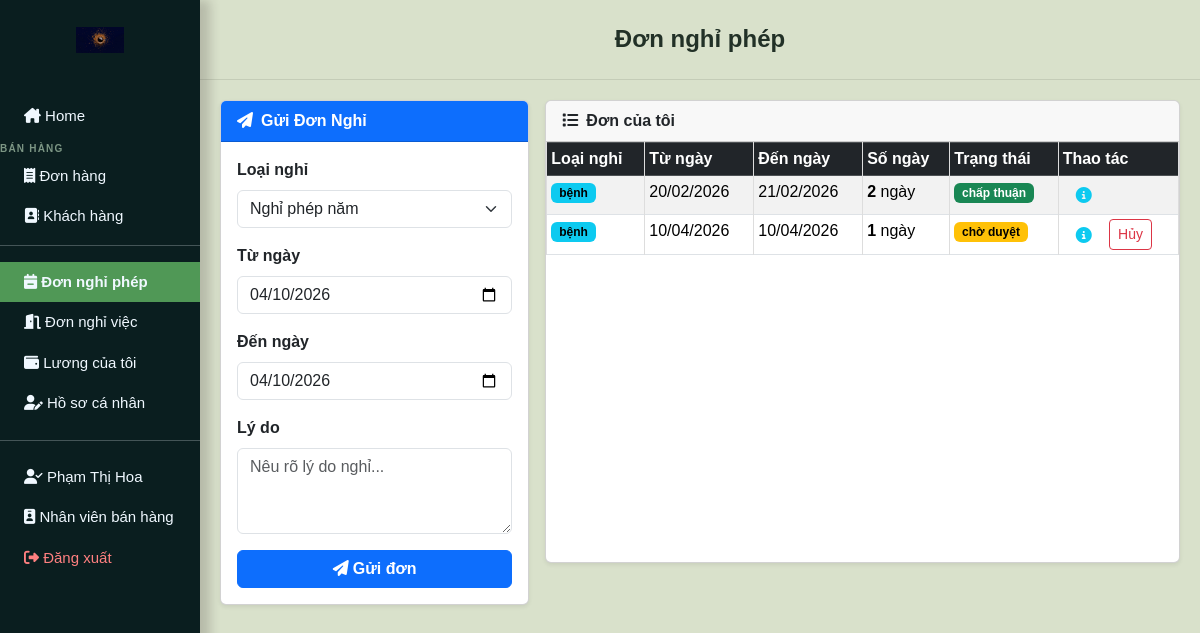
/user_page.php?donnghi (signed in), run on the app's committed database.
### tables this page shows
CREATE TABLE `accounts` (
  `account_id`  INT NOT NULL AUTO_INCREMENT,
  `full_name`   VARCHAR(150) NOT NULL,
  `email`       VARCHAR(150) NOT NULL,
  `password`    VARCHAR(255) NOT NULL,
  `role_id`     INT NOT NULL DEFAULT 3,
  `position_id` INT DEFAULT NULL,
  `phone`       VARCHAR(20) DEFAULT NULL,
  `address`     TEXT DEFAULT NULL,
  `birth_date`  DATE DEFAULT NULL,
  `gender`      ENUM('nam','nữ','khác') DEFAULT NULL,
  `avatar`      VARCHAR(255) DEFAULT NULL,
  `status`      ENUM('active','inactive') NOT NULL DEFAULT 'active',
  `hire_date`   DATE DEFAULT NULL,
  `created_at`  TIMESTAMP NULL DEFAULT CURRENT_TIMESTAMP,
  `updated_at`  TIMESTAMP NULL DEFAULT CURRENT_TIMESTAMP ON UPDATE CURRENT_TIMESTAMP,
  PRIMARY KEY (`account_id`),
  UNIQUE KEY `uniq_email` (`email`),
  KEY `fk_acc_role` (`role_id`),
  KEY `fk_acc_pos` (`position_id`),
  CONSTRAINT `fk_acc_role` FOREIGN KEY (`role_id`) REFERENCES `roles` (`id`),
  CONSTRAINT `fk_acc_pos`  FOREIGN KEY (`position_id`) REFERENCES `positions` (`position_id`)
);

CREATE TABLE `leave_requests` (
  `leave_request_id` INT NOT NULL AUTO_INCREMENT,
  `account_id`       INT NOT NULL,
  `from_date`        DATE NOT NULL,
  `to_date`          DATE NOT NULL,
  `leave_type`       ENUM('phép','bệnh','thai sản','không lương','khác') NOT NULL DEFAULT 'phép',
  `reason`           TEXT NOT NULL,
  `status`           ENUM('chờ duyệt','chấp thuận','từ chối','hủy') NOT NULL DEFAULT 'chờ duyệt',
  `approved_by`      INT DEFAULT NULL,
  `approved_at`      DATETIME DEFAULT NULL,
  `notes`            TEXT DEFAULT NULL,
  `created_at`       TIMESTAMP NULL DEFAULT CURRENT_TIMESTAMP,
  `updated_at`       TIMESTAMP NULL DEFAULT CURRENT_TIMESTAMP ON UPDATE CURRENT_TIMESTAMP,
  PRIMARY KEY (`leave_request_id`),
  KEY `fk_lr_acc` (`account_id`),
  KEY `fk_lr_appr` (`approved_by`),
  CONSTRAINT `fk_lr_acc`  FOREIGN KEY (`account_id`) REFERENCES `accounts`(`account_id`),
  CONSTRAINT `fk_lr_appr` FOREIGN KEY (`approved_by`) REFERENCES `accounts`(`account_id`)
);

### src/models/authorization.php (called while the page is built, shortened)
<?php
function roleLabel(string $roleName): string
{
    $labels = [
        AppRole::ADMIN     => 'Quản trị viên',
        AppRole::MANAGER   => 'Quản lý',
        AppRole::SALES     => 'Nhân viên bán hàng',
        AppRole::WAREHOUSE => 'Nhân viên kho',
    ];
    return $labels[$roleName] ?? 'Không xác định';
}
function currentRole(): string
{
    return $_SESSION['role_name'] ?? '';
}
function currentUserId(): int
{
    return (int) ($_SESSION['account_id'] ?? 0);
}

### src/views/donnghi.php (the view, shortened to what this page needs)
<?php
global $conn;
$uid  = currentUserId();
$role = currentRole();
$isManager = $role === AppRole::MANAGER || $role === AppRole::ADMIN;
if ($isManager) {
    $filter_status = $_GET['filter_status'] ?? '';
    $where = $filter_status ? "WHERE lr.status = '" . mysqli_real_escape_string($conn,$filter_status) . "'" : '';
    $list_sql = "SELECT lr.*, a.full_name, p.position_name,
                        ab.full_name AS approved_by_name
                 FROM leave_requests lr
                 JOIN accounts a ON a.account_id = lr.account_id
                 LEFT JOIN positions p ON p.position_id = a.position_id
                 LEFT JOIN accounts ab ON ab.account_id = lr.approved_by
                 $where
                 ORDER BY lr.status = 'chờ duyệt' DESC, lr.created_at DESC";
} else {
    $list_sql = "SELECT lr.*, a.full_name, p.position_name,
                        ab.full_name AS approved_by_name
                 FROM leave_requests lr
                 JOIN accounts a ON a.account_id = lr.account_id
                 LEFT JOIN positions p ON p.position_id = a.position_id
                 LEFT JOIN accounts ab ON ab.account_id = lr.approved_by
                 WHERE lr.account_id = $uid
                 ORDER BY lr.created_at DESC";
}
$list_result = mysqli_query($conn, $list_sql);
$leaves = $list_result ? mysqli_fetch_all($list_result, MYSQLI_ASSOC) : [];
$status_class = ['chờ duyệt'=>'warning','chấp thuận'=>'success','từ chối'=>'danger','hủy'=>'secondary'];
?>
<div class="dash_board px-2">
    <div class="container-fluid">
        <div class="row g-3 mt-1">
            <div class="col-lg-4">
                <div class="card shadow-sm">
                    <div class="card-header fw-bold bg-primary text-white">
                        <i class="fa-solid fa-paper-plane me-2"></i>Gửi Đơn Nghỉ
                    </div>
                    <div class="card-body">
                        <form method="POST" action="">
                            <div class="mb-3">
                                <label class="form-label fw-bold">Loại nghỉ</label>
                                <select class="form-select" name="leave_type">
                                    <option value="phép">Nghỉ phép năm</option>
                                </select>
                            </div>
                            <div class="mb-3">
                                <label class="form-label fw-bold">Từ ngày</label>
                                <input type="date" class="form-control" name="from_date"
                                       value="<?= date('Y-m-d') ?>" required>
                            </div>
                            <div class="mb-3">
                                <label class="form-label fw-bold">Đến ngày</label>
                                <input type="date" class="form-control" name="to_date"
                                       value="<?= date('Y-m-d') ?>" required>
                            </div>
                            <div class="mb-3">
                                <label class="form-label fw-bold">Lý do</label>
                                <textarea class="form-control" name="reason" rows="3"
                                          placeholder="Nêu rõ lý do nghỉ..." required></textarea>
                            </div>
                            <button type="submit" name="submit_leave" class="btn btn-primary w-100 fw-bold">
                                <i class="fa-solid fa-paper-plane me-1"></i>Gửi đơn
                            </button>
                        </form>
                    </div>
                </div>
            </div>
            <div class="col-lg-8">
                <div class="card shadow-sm">
                    <div class="card-header fw-bold d-flex justify-content-between align-items-center">
                        <span><i class="fa-solid fa-list me-2"></i><?= $isManager ? 'Tất cả đơn nghỉ phép' : 'Đơn của tôi' ?></span>
                    </div>
                    <div class="card-body p-0">
                        <?php if (empty($leaves)): ?>
                            <p class="p-3 mb-0 text-muted">Không có đơn nào.</p>
                        <?php else: ?>
                        <div class="table-responsive">
                        <table class="table table-striped table-hover table-bordered mb-0 text-center table-sm">
                            <thead class="table-dark">
                                <tr>
                                    <th>Loại nghỉ</th>
                                    <th>Từ ngày</th>
                                    <th>Đến ngày</th>
                                    <th>Số ngày</th>
                                    <th>Trạng thái</th>
                                    <th>Thao tác</th>
                                </tr>
                            </thead>
                            <tbody>
                                <?php foreach ($leaves as $lv):
                                    $days = (int)((strtotime($lv['to_date']) - strtotime($lv['from_date'])) / 86400) + 1;
                                    $sc = $status_class[$lv['status']] ?? 'secondary';
                                ?>
                                <tr>
                                    <td><span class="badge text-bg-info"><?= htmlspecialchars($lv['leave_type']) ?></span></td>
                                    <td><?= date('d/m/Y', strtotime($lv['from_date'])) ?></td>
                                    <td><?= date('d/m/Y', strtotime($lv['to_date'])) ?></td>
                                    <td><b><?= $days ?></b> ngày</td>
                                    <td><span class="badge text-bg-<?= $sc ?>"><?= $lv['status'] ?></span></td>
                                    <td>
                                        <span class="d-inline-block" tabindex="0" data-bs-toggle="popover"
                                              data-bs-trigger="hover focus" title="Lý do"
                                              data-bs-content="<?= htmlspecialchars($lv['reason']) ?>">
                                            <i class="fa-solid fa-circle-info text-info btn"></i>
                                        </span>
                                        <?php if ($lv['status'] === 'chờ duyệt' && !$isManager && $lv['account_id'] == $uid): ?>
                                        <form method="POST" class="d-inline" onsubmit="return confirm('Hủy đơn này?')">
                                            <button type="submit" name="cancel_leave" class="btn btn-sm btn-outline-danger">Hủy</button>
                                        </form>
                                        <?php endif; ?>
                                    </td>
                                </tr>
                                <?php endforeach; ?>
                            </tbody>
                        </table>
                        </div>
                        <?php endif; ?>
                    </div>
                </div>
            </div>
        </div>
    </div>
</div>
</div>
</div>

### src/views/header.php (shortened to what this page needs)
<!DOCTYPE html>
<html lang="en">
<head>
    <link href="https://cdn.jsdelivr.net/npm/bootstrap@5.3.3/dist/css/bootstrap.min.css" rel="stylesheet" />
    <link rel="stylesheet" href="https://cdnjs.cloudflare.com/ajax/libs/font-awesome/6.5.1/css/all.min.css" />
    <link rel="stylesheet" href="css/style.css" />
</head>
<?php
$roleName = currentRole();
$isSalesRole = $roleName === AppRole::SALES;
$isManagerRole = $roleName === AppRole::MANAGER;
$isAdminRole = $roleName === AppRole::ADMIN;
$isManagerOrAdmin = $isManagerRole || $isAdminRole;
?>
<?php
$currentTitle = 'COFFEE SHOP';
if (isset($_GET['home'])) {
    $currentTitle = 'COFFEE SHOP';
} elseif (isset($_GET['dashboard'])) {
    $currentTitle = 'COFFEE SHOP';
} elseif (isset($_GET['sanpham'])) {
    $currentTitle = 'Sản phẩm';
} elseif (isset($_GET['phieunhap'])) {
    $currentTitle = 'Phiếu nhập kho';
} elseif (isset($_GET['phieuxuat'])) {
    $currentTitle = 'Phiếu xuất kho';
} elseif (isset($_GET['kho_thongke'])) {
    $currentTitle = 'Thống kê tồn kho';
} elseif (isset($_GET['baocao_kho'])) {
    $currentTitle = 'Báo cáo kho';
} elseif (isset($_GET['baocao_kinhdoanh'])) {
    $currentTitle = 'Báo cáo kinh doanh';
} elseif (isset($_GET['baocao_nhansu'])) {
    $currentTitle = 'Báo cáo nhân sự';
} elseif (isset($_GET['nhacungcap'])) {
    $currentTitle = 'Quản lý nhà cung cấp';
} elseif (isset($_GET['loai'])) {
    $currentTitle = 'Loại sản phẩm';
} elseif (isset($_GET['donhang'])) {
    $currentTitle = 'Đơn hàng';
} elseif (isset($_GET['khachhang'])) {
    $currentTitle = 'Khách hàng';
} elseif (isset($_GET['nhansu'])) {
    $currentTitle = 'Nhân sự';
} elseif (isset($_GET['chucvu'])) {
    $currentTitle = 'Quản lý chức vụ';
} elseif (isset($_GET['bangluong'])) {
    $currentTitle = 'Bảng lương';
} elseif (isset($_GET['luong_ca_nhan'])) {
    $currentTitle = 'Lương của tôi';
} elseif (isset($_GET['donnghi'])) {
    $currentTitle = 'Đơn nghỉ phép';
} elseif (isset($_GET['donnghiviec'])) {
    $currentTitle = 'Đơn nghỉ việc';
} elseif (isset($_GET['profile'])) {
    $currentTitle = 'Hồ sơ cá nhân';
} elseif (isset($_GET['thongke'])) {
    $currentTitle = 'Thống kê';
} elseif (isset($_GET['backup'])) {
    $currentTitle = 'Sao lưu & Phục hồi';
}
?>
<body class="app-shell">
    <div class="nav-side p-0">
        <div class="logo p-1 justify-content-center text-center">
            <a href="user_page.php?home"> <img src="img/logo.jpg" alt="Logo"></a>
        </div>
        <div class="navs pt-3">
            <div class="container-fluid">
                <a class="text-truncate <?= isset($_GET['home'])||isset($_GET['dashboard']) ? 'active' : '' ?>"
                   href="user_page.php?home"><i class="fa-solid fa-house-chimney"></i> Home</a>
            </div>
            <?php if ($isSalesRole || $isManagerOrAdmin) : ?>
                <div class="nav-section-label">BÁN HÀNG</div>
                <div class="container-fluid">
                    <a class="text-truncate <?= isset($_GET['donhang']) ? 'active' : '' ?>"
                       href="user_page.php?donhang"><i class="fa-solid fa-receipt"></i> Đơn hàng</a>
                </div>
                <div class="container-fluid">
                    <a class="text-truncate <?= isset($_GET['khachhang']) ? 'active' : '' ?>"
                       href="user_page.php?khachhang"><i class="fa-solid fa-address-book"></i> Khách hàng</a>
                </div>
            <?php endif; ?>
        </div>
        <hr class="mt-2">
        <div class="navs text-center p-0">
            <div class="container-fluid">
                <a class="text-truncate <?= isset($_GET['donnghi']) && !$isManagerOrAdmin ? 'active' : '' ?>"
                   href="user_page.php?donnghi"><i class="fa-solid fa-calendar-minus"></i> Đơn nghỉ phép</a>
            </div>
            <div class="container-fluid">
                <a class="text-truncate <?= isset($_GET['donnghiviec']) && !$isManagerOrAdmin ? 'active' : '' ?>"
                   href="user_page.php?donnghiviec"><i class="fa-solid fa-door-open"></i> Đơn nghỉ việc</a>
            </div>
            <div class="container-fluid">
                <a class="text-truncate <?= isset($_GET['luong_ca_nhan']) ? 'active' : '' ?>"
                   href="user_page.php?luong_ca_nhan"><i class="fa-solid fa-wallet"></i> Lương của tôi</a>
            </div>
            <div class="container-fluid">
                <a class="text-truncate <?= isset($_GET['profile']) ? 'active' : '' ?>"
                   href="user_page.php?profile"><i class="fa-solid fa-user-pen"></i> Hồ sơ cá nhân</a>
            </div>
        </div>
        <div class="navs text-center p-0">
            <hr class="mt-3">
            <div class="container-fluid">
                <a class="text-truncate"><i class="fa-solid fa-user-check"></i> <?= $user_name ?? '' ?></a>
            </div>
            <div class="container-fluid">
                <a class="text-truncate"><i class="fa-solid fa-id-badge"></i> <?= roleLabel(currentRole()) ?></a>
            </div>
            <div class="    container-fluid logout-btn">
                <a class="text-truncate" href="logout.php"><i class="fa-solid fa-right-from-bracket"></i> Đăng xuất</a>
            </div>
        </div>
    </div>
    <div class="app-right">
        <div class="app-topbar px-3">
            <h4 class="mb-0 fw-bold"><?= htmlspecialchars($currentTitle) ?></h4>
        </div>
        <div class="main p-0">

### data on the page
accounts: full_name "Phạm Thị Hoa"
leave_requests: leave_type "bệnh", from_date "20/02/2026", to_date "21/02/2026", days "2", status "chấp thuận"
leave_requests: leave_type "bệnh", from_date "10/04/2026", to_date "10/04/2026", days "1", status "chờ duyệt"

### other printed values
roleLabel(currentRole()) "Nhân viên bán hàng"
$currentTitle "Đơn nghỉ phép"
